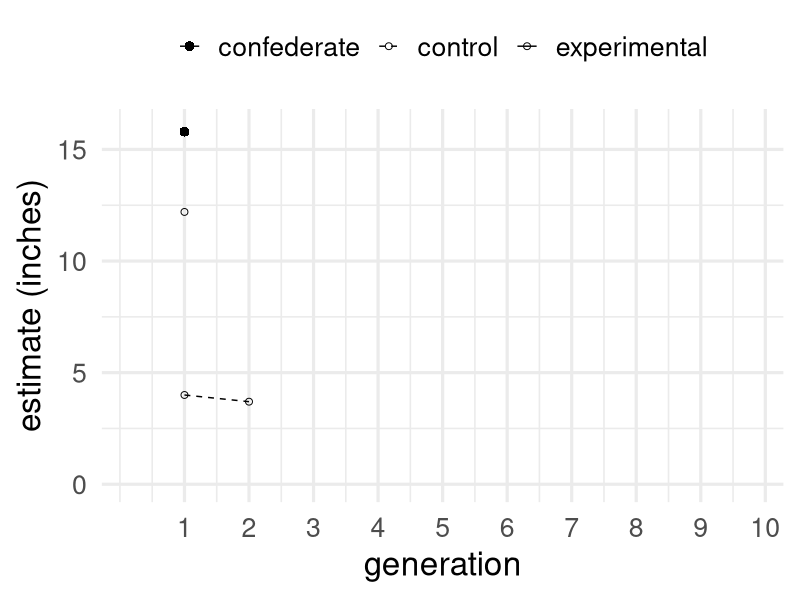
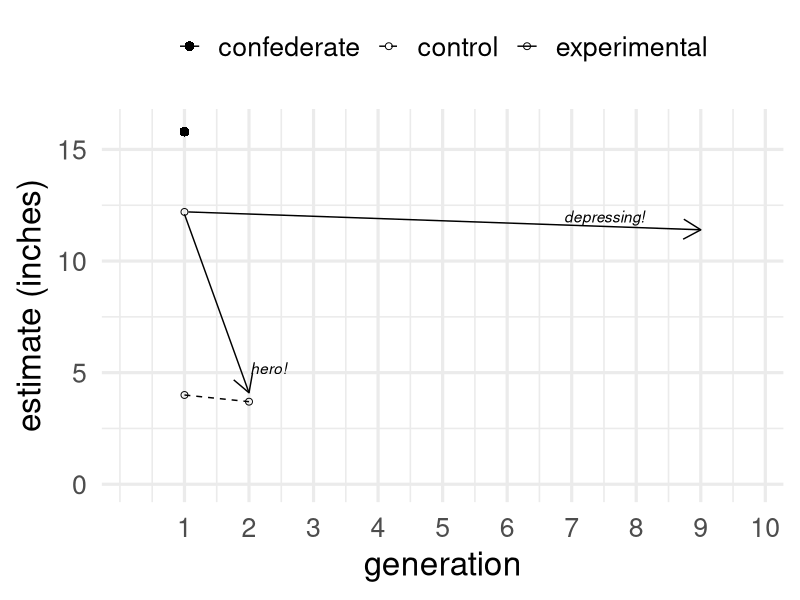
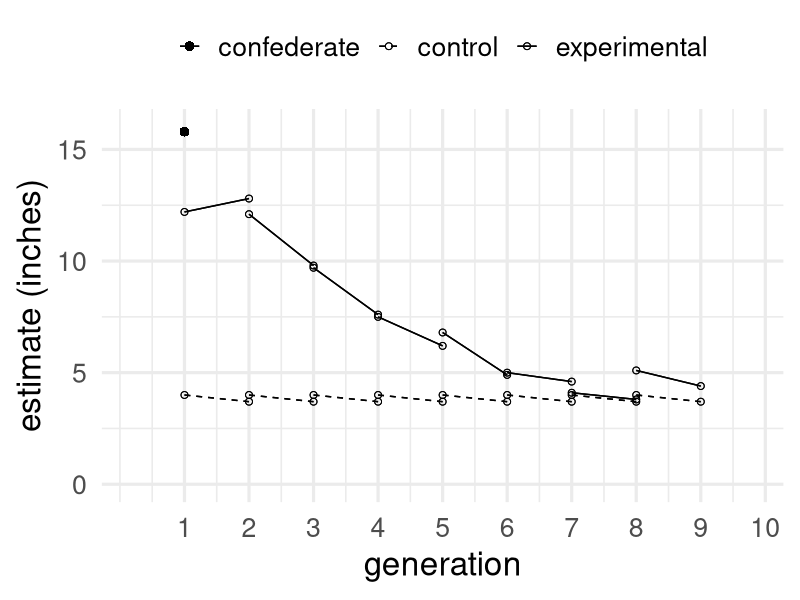

Source code (R) for these figures, in order:
# ---- setup
library(readr)
library(dplyr)
library(ggplot2)
library(grid)

df <- read_csv("1-leaning-on-darwin/jacobs_etal_fig2.csv")

df$is_setup <- ifelse(df$participant %in% c(0, 1, 9), 1, 0)
df[(df$is_setup == 1) & (df$group == "experimental"), "is_setup"] <- c(1, 0)

base_plot <- ggplot(df, aes(x = generation, y = estimate, group = participant)) +
  geom_point(aes(shape = group, size = group)) +
  geom_line(aes(lty = group)) +
  coord_cartesian(xlim = c(0.2, 9.8), ylim = c(0, 16.01)) +
  scale_x_continuous(breaks = 1:11) +
  scale_y_continuous("estimate (inches)") +
  scale_shape_manual(values = c(16, 1, 1)) +
  scale_size_manual(values = c(3, 2, 2)) +
  scale_linetype_manual(values = c(1, 2, 1)) +
  theme_minimal(base_size = 24) +
  theme(
    axis.ticks = element_blank(),
    legend.position = "top",
    legend.title = element_blank()
  )

# ---- jacobs-etal-fig2-setup
base_plot %+% filter(df, is_setup == 1)

# ---- jacobs-etal-fig2-preds
trend <- arrow(length = unit(1, "lines"))

preds <- base_plot + 
  annotate("text", x = 7.5, y = 12, label = "depressing!", fontface = "italic") +
  annotate("segment", x = 1.06, y = 12.2, xend = 9, yend = 11.4, arrow = trend) +
  annotate("text", x = 2.3, y = 5.2, label = "hero!", fontface = "italic") +
  annotate("segment", x = 1, y = 12.1, xend = 2, yend = 4.1, arrow = trend)
preds %+% filter(df, is_setup == 1)
  
# ---- jacobs-etal-fig2-data
base_plot +
  geom_point(aes(shape = group, size = group)) +
  geom_line(aes(lty = group))
